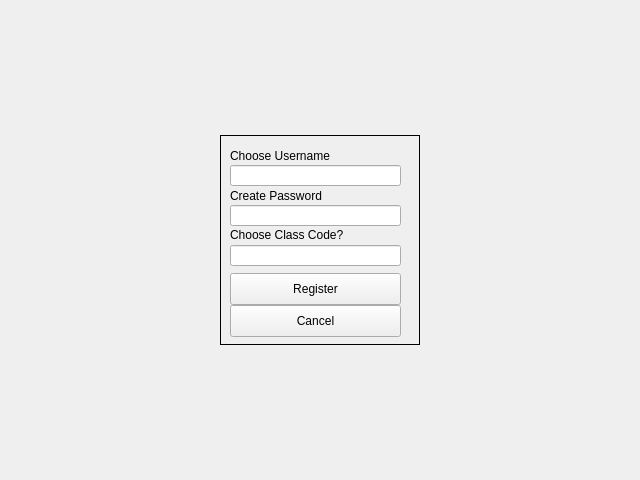
<?xml version="1.0" encoding="UTF-8"?>
<ui version="4.0">
 <class>TeachReg</class>
 <widget class="QWidget" name="TeachReg">
  <property name="geometry">
   <rect>
    <x>0</x>
    <y>0</y>
    <width>640</width>
    <height>480</height>
   </rect>
  </property>
  <property name="windowTitle">
   <string>Form</string>
  </property>
  <layout class="QGridLayout" name="gridLayout_2">
   <item row="0" column="0">
    <layout class="QGridLayout" name="gridLayout">
     <item row="0" column="0">
      <widget class="QFrame" name="frame">
       <property name="sizePolicy">
        <sizepolicy hsizetype="Fixed" vsizetype="Fixed">
         <horstretch>0</horstretch>
         <verstretch>0</verstretch>
        </sizepolicy>
       </property>
       <property name="minimumSize">
        <size>
         <width>200</width>
         <height>210</height>
        </size>
       </property>
       <property name="autoFillBackground">
        <bool>false</bool>
       </property>
       <property name="frameShape">
        <enum>QFrame::Box</enum>
       </property>
       <widget class="QLabel" name="userLabel">
        <property name="geometry">
         <rect>
          <x>10</x>
          <y>10</y>
          <width>131</width>
          <height>21</height>
         </rect>
        </property>
        <property name="text">
         <string>Choose Username</string>
        </property>
       </widget>
       <widget class="QLabel" name="passLabel">
        <property name="geometry">
         <rect>
          <x>10</x>
          <y>50</y>
          <width>131</width>
          <height>21</height>
         </rect>
        </property>
        <property name="text">
         <string>Create Password</string>
        </property>
       </widget>
       <widget class="QLabel" name="classLabel">
        <property name="geometry">
         <rect>
          <x>10</x>
          <y>92</y>
          <width>131</width>
          <height>16</height>
         </rect>
        </property>
        <property name="text">
         <string>Choose Class Code?</string>
        </property>
       </widget>
       <widget class="QLineEdit" name="userEntry">
        <property name="geometry">
         <rect>
          <x>10</x>
          <y>30</y>
          <width>171</width>
          <height>21</height>
         </rect>
        </property>
       </widget>
       <widget class="QLineEdit" name="passEntry">
        <property name="geometry">
         <rect>
          <x>10</x>
          <y>70</y>
          <width>171</width>
          <height>21</height>
         </rect>
        </property>
       </widget>
       <widget class="QLineEdit" name="classEntry">
        <property name="geometry">
         <rect>
          <x>10</x>
          <y>110</y>
          <width>171</width>
          <height>21</height>
         </rect>
        </property>
       </widget>
       <widget class="QPushButton" name="regButton">
        <property name="geometry">
         <rect>
          <x>10</x>
          <y>138</y>
          <width>171</width>
          <height>32</height>
         </rect>
        </property>
        <property name="text">
         <string>Register</string>
        </property>
       </widget>
       <widget class="QPushButton" name="cancelButton">
        <property name="geometry">
         <rect>
          <x>10</x>
          <y>170</y>
          <width>171</width>
          <height>32</height>
         </rect>
        </property>
        <property name="text">
         <string>Cancel</string>
        </property>
       </widget>
      </widget>
     </item>
    </layout>
   </item>
  </layout>
 </widget>
 <resources/>
 <connections/>
</ui>
